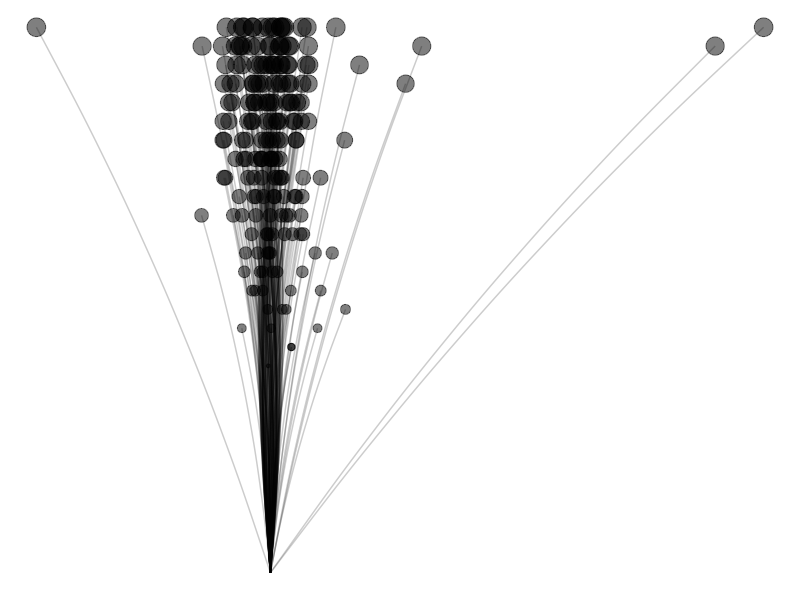
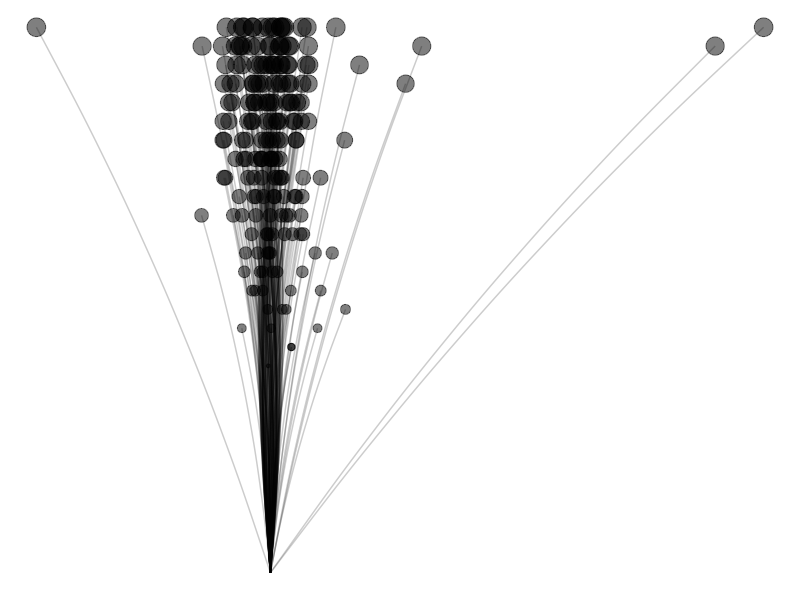

Source code (R) for these figures, in order:
#############################################
# Increase the randomness along the Y-axis. #
#############################################
set.seed(19)

library(data.table)
library(ggplot2)

dt <- data.table(level = seq(1, 19),
                 n = seq(19, 1, by = -1))

dt <- dt[rep(1:.N, n)]
dt[, values := rt(n = n, df = level), by = level]

dt[, ':='(xend = 0, yend = 0)]

dt <- as.data.frame(dt)

?sign

ggplot(data = dt,
       aes(x = values,
           y = 30 - level)) +
  lapply(split(dt, 1:nrow(dt)), function(dat) {
    geom_curve(data = dat, aes(x = values, y = 30 - level, 
                               xend = xend, yend = yend), curvature = sign(dat["values"]) * .05,
               angle = 90,
               alpha = .2) }
  ) +
  geom_point(aes(size = n),
             alpha = .5,
             pch = 21,
             fill = "black") +
  theme_void() +
  theme(legend.position = "none")
ggsave("JAN_19.png",
       width = 8,
       height = 8,
       units = "in")
